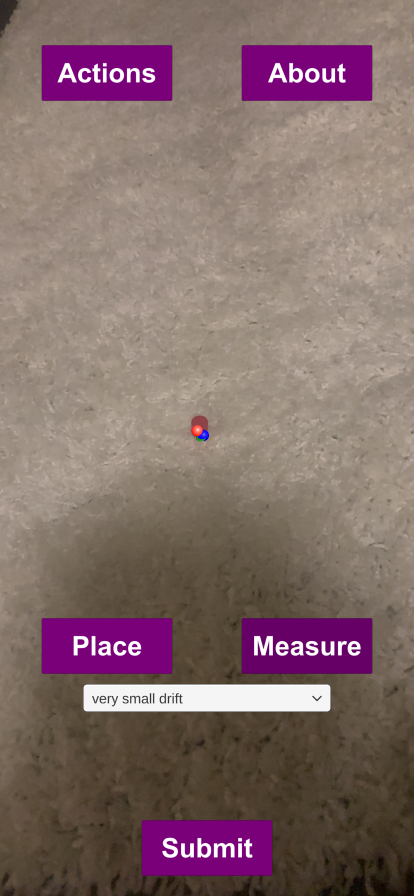
#> input picture dataFolder/2022-02-07-22-04-42/position1.png, 828 x 1792 px, found by its file name (shown at 1/2 size); its folder holds 3 pictures in this run
$ python main.py   (older library calls are emulated)
#> lines starting #> are read from the running program, lines starting #| are printed output that depends on the picture; long printed decimals are rounded
import numpy as np
import cv2
import skimage
import os

def getPictureDetails():
    rootdir = "/Users/jasondong/Desktop/AR/dataFolder"
    for directory in os.listdir(rootdir):
        dirPath = os.path.join(rootdir, directory)
        filePath = os.path.join(dirPath, "position1.png")
        img_clr = cv2.imread(filePath)
#> img_clr is the input picture: shape (1792, 828, 3); mean B, G, R 107.3, 109.1, 132
        cv2.imshow('image', img_clr)

        cropped_image = img_clr[210:1200, 0:1200]
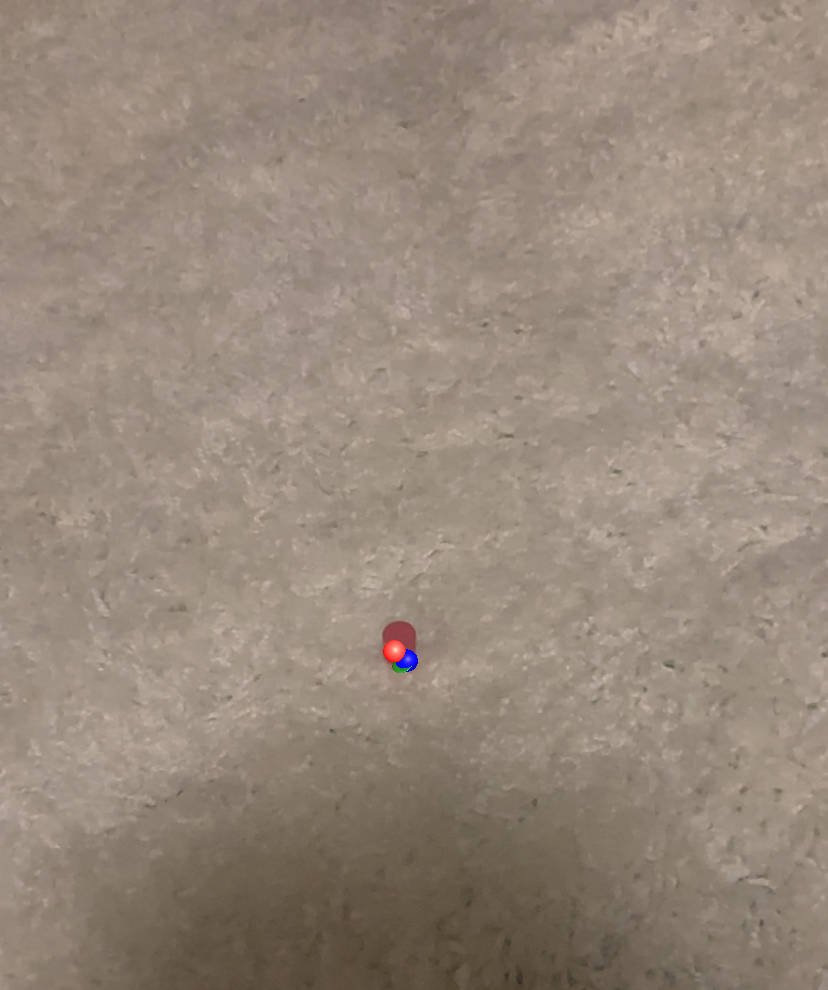
#> cropped_image: shape (990, 828, 3); mean B, G, R 122.9, 135.9, 150.4
        cv2.imshow("cropped", cropped_image)
        # cv2.waitKey(0)
        # Calculate brightness
        brightness = (np.mean(cropped_image)) / 255
#> brightness = 0.535

        # Calculate contrast
        contrast = cropped_image.std()
#> contrast = 22.68

        # Calculate entropy
        entropy = skimage.measure.shannon_entropy(cropped_image)
#> entropy = 6.31

        # Calculate variance of the laplacian
        laplacian = cv2.Laplacian(cropped_image, cv2.CV_64F).var()
#> laplacian = 23.37

        # Calculate corners
        fast = cv2.FastFeatureDetector_create()
        kp = fast.detect(img_clr, None)
#> kp = 2418 keypoints; strongest (x, y, size): (649, 1283, 7), (662, 1283, 7), (667, 1283, 7), (634, 1288, 7)
        corners = len(kp)
#> corners = 2418

        print("Image - Brightness: " + str(brightness) + " Contrast: " + str(contrast) + " Entropy: " + str(entropy) + " Laplacian: " + str(laplacian) + " Corners: " + str(corners))
#| Image - Brightness: 0.5349 Contrast: 22.678 Entropy: 6.314 Laplacian: 23.370 Corners: 2418
#> pass 2 of the loop in getPictureDetails, `for directory in os.listdir(rootdir):`:
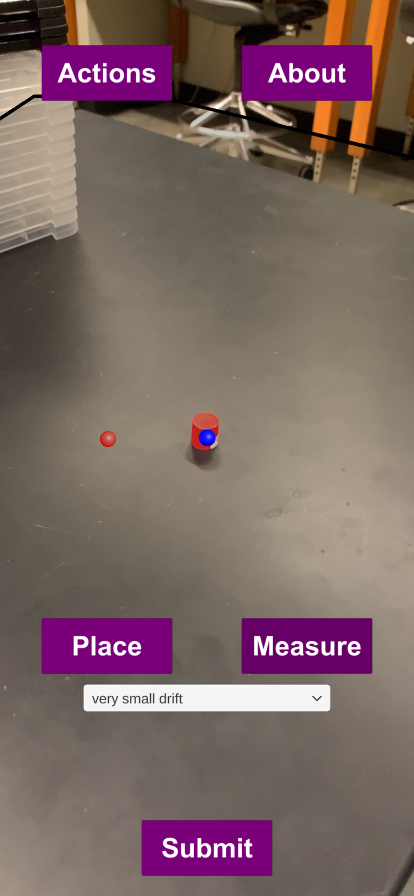
#> input picture dataFolder/2022-02-08-18-04-00/position1.png, 828 x 1792 px, found by its file name (shown at 1/2 size)
#> in getPictureDetails, img_clr is the input picture: shape (1792, 828, 3); mean B, G, R 99.6, 101.5, 122.8
#> in getPictureDetails, `cropped_image = img_clr[210:1200, 0:1200]`:
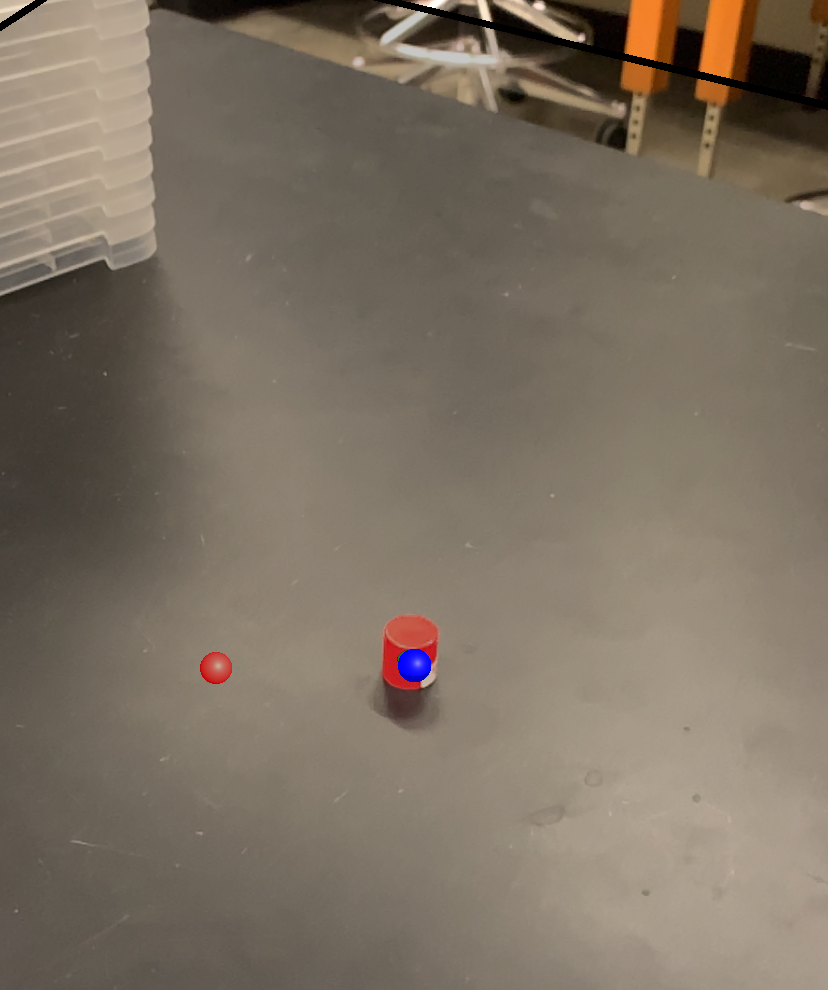
#> cropped_image: shape (990, 828, 3); mean B, G, R 98.3, 112.7, 124.5
#> brightness = 0.439
#> contrast = 33.21
#> entropy = 6.91
#> laplacian = 77.42
#> kp = 1707 keypoints; strongest (x, y, size): (649, 1283, 7), (662, 1283, 7), (667, 1283, 7), (634, 1288, 7)
#> corners = 1707
#| Image - Brightness: 0.4387 Contrast: 33.210 Entropy: 6.906 Laplacian: 77.424 Corners: 1707

def parseData():
    rootdir = "/Users/jasondong/Desktop/AR/dataFolder"
    positionInWorldSpace = []
    distanceFromCameraToObject = []
    changeInViewingAngle = []
    magnitudeOfDrift = []

    for directory in os.listdir(rootdir):
        dirPath = os.path.join(rootdir, directory)
        # checking if it is a file
        filePath = os.path.join(dirPath, "position1.txt")
        if os.path.isfile(filePath):
            with open(filePath, 'r') as f:
                dataArr = []
                dataArr.append(f.read())
                for data in dataArr:
                    splitArr = data.split("\n")
                    positionInWorldSpace.append(splitArr[0])
                    distanceFromCameraToObject.append(splitArr[1])
                    changeInViewingAngle.append(splitArr[2])
                    magnitudeOfDrift.append(splitArr[3])

    print("Position in world space: " + str(positionInWorldSpace))
    print("Distance from Camera to Object: " + str(distanceFromCameraToObject))
    print("Change in viewing angle: " + str(changeInViewingAngle))
    print("Magnitude of drift: " + str(magnitudeOfDrift))

    userInputArr = []
    for directory in os.listdir(rootdir):
        dirPath = os.path.join(rootdir, directory)
        filePath = os.path.join(dirPath, "userInput.txt")
        if (os.path.isfile(filePath)):
            with open(filePath, 'r') as f:
                userInputArr.append(f.read())


if __name__ == '__main__':
    getPictureDetails()
    #parseData()
